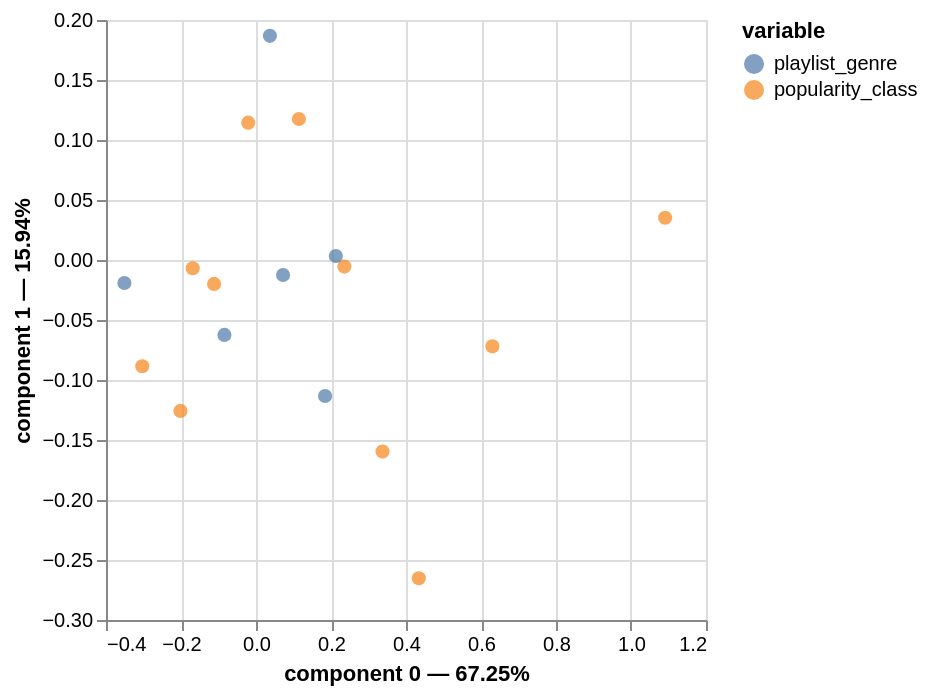

This figure's notebook cell:
### Markdown cell above
Selon notre hypothèse que la composante 0 est corrélée à la popularité, la pop est plus populaire que les autres genre et edm est moins populaire.

### Code cell
ca.plot(song_CA_tab)

### Figure 1 — Vega-Lite specification as saved in the notebook (floating-point values rounded to 4 significant figures)
{"config": {"view": {"continuousWidth": 300, "continuousHeight": 300}}, "layer": [{"data": {"name": "data-9fd57b1e32cb4bcdeb762786c7dd3d9f"}, "mark": {"type": "circle", "size": 50}, "encoding": {"color": {"field": "variable", "type": "nominal"}, "tooltip": [{"field": "variable", "type": "nominal"}, {"field": "value", "type": "nominal"}, {"field": "component 0", "type": "quantitative"}, {"field": "component 1", "type": "quantitative"}], "x": {"axis": {"title": "component 0 — 67.25%"}, "field": "component 0", "scale": {"zero": false}, "type": "quantitative"}, "y": {"axis": {"title": "component 1 — 15.94%"}, "field": "component 1", "scale": {"zero": false}, "type": "quantitative"}}, "name": "view_1"}, {"data": {"name": "data-243b709042d6922cee3b0c1981f440ae"}, "mark": {"type": "circle", "size": 50}, "encoding": {"color": {"field": "variable", "type": "nominal"}, "tooltip": [{"field": "variable", "type": "nominal"}, {"field": "value", "type": "nominal"}, {"field": "component 0", "type": "quantitative"}, {"field": "component 1", "type": "quantitative"}], "x": {"axis": {"title": "component 0 — 67.25%"}, "field": "component 0", "scale": {"zero": false}, "type": "quantitative"}, "y": {"axis": {"title": "component 1 — 15.94%"}, "field": "component 1", "scale": {"zero": false}, "type": "quantitative"}}}], "params": [{"name": "param_1", "select": {"type": "interval", "encodings": ["x", "y"]}, "bind": "scales", "views": ["view_1"]}], "$schema": "https://vega.github.io/schema/vega-lite/v5.20.1.json", "datasets": {"data-9fd57b1e32cb4bcdeb762786c7dd3d9f": [{"component 0": -0.1118, "component 1": -0.01995, "variable": "popularity_class", "value": "0", "label": 0}, {"component 0": -0.2015, "component 1": -0.1258, "variable": "popularity_class", "value": "1", "label": 1}, {"component 0": -0.3033, "component 1": -0.08855, "variable": "popularity_class", "value": "2", "label": 2}, {"component 0": -0.1688, "component 1": -0.006907, "variable": "popularity_class", "value": "3", "label": 3}, {"component 0": -0.02072, "component 1": 0.1144, "variable": "popularity_class", "value": "4", "label": 4}, {"component 0": 0.1144, "component 1": 0.1175, "variable": "popularity_class", "value": "5", "label": 5}, {"component 0": 0.2357, "component 1": -0.005501, "variable": "popularity_class", "value": "6", "label": 6}, {"component 0": 0.3374, "component 1": -0.1597, "variable": "popularity_class", "value": "7", "label": 7}, {"component 0": 0.4341, "component 1": -0.2652, "variable": "popularity_class", "value": "8", "label": 8}, {"component 0": 0.6304, "component 1": -0.07197, "variable": "popularity_class", "value": "9", "label": 9}, {"component 0": 1.091, "component 1": 0.03521, "variable": "popularity_class", "value": "10", "label": 10}], "data-243b709042d6922cee3b0c1981f440ae": [{"component 0": -0.351, "component 1": -0.01916, "variable": "playlist_genre", "value": "edm", "label": "edm"}, {"component 0": 0.2129, "component 1": 0.003345, "variable": "playlist_genre", "value": "latin", "label": "latin"}, {"component 0": 0.1842, "component 1": -0.1134, "variable": "playlist_genre", "value": "pop", "label": "pop"}, {"component 0": -0.08422, "component 1": -0.06242, "variable": "playlist_genre", "value": "r&b", "label": "r&b"}, {"component 0": 0.03705, "component 1": 0.1868, "variable": "playlist_genre", "value": "rap", "label": "rap"}, {"component 0": 0.07213, "component 1": -0.01252, "variable": "playlist_genre", "value": "rock", "label": "rock"}]}}
